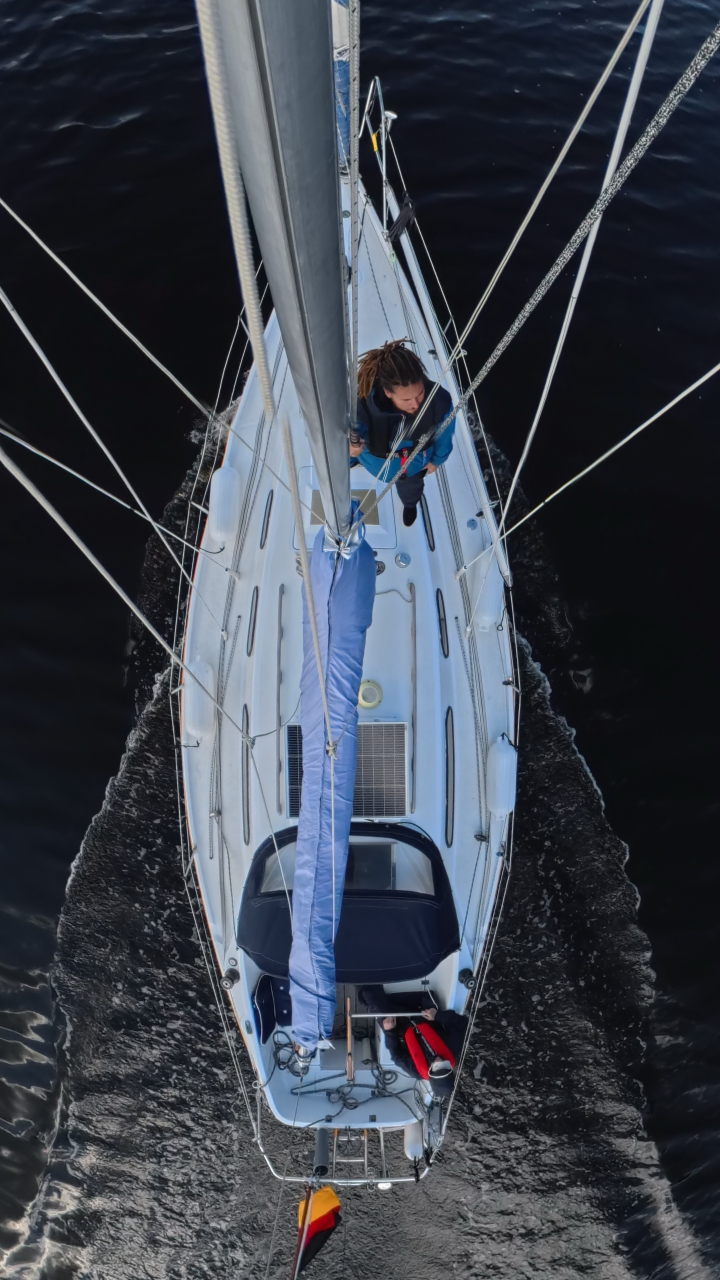
#> input picture photos/source/01-under-sail/01-hero.jpg, 2160 x 3840 px (shown at 1/3 size)
$ python build_gallery.py
#> lines starting #> are read from the running program, lines starting #| are printed output that depends on the picture
#!/usr/bin/env python3
"""Build responsive, privacy-safe gallery assets from the source photo folders."""

from __future__ import annotations

import json
import re
import shutil
from io import BytesIO
from pathlib import Path

from PIL import Image, ImageCms, ImageOps

ROOT = Path(__file__).resolve().parents[1]
SOURCE_ROOT = ROOT / "photos" / "source"
OUTPUT_ROOT = ROOT / "photos" / "generated"
MANIFEST_PATH = ROOT / "gallery-data.js"

SUPPORTED_EXTENSIONS = {".heic", ".heif", ".hif", ".jpg", ".jpeg", ".png", ".webp"}
LEADING_NUMBER = re.compile(r"^\d+[\s._-]*")
NATURAL_PARTS = re.compile(r"(\d+)")

CATEGORIES = [
    ("01-under-sail", "Under sail"),
    ("02-exterior", "Exterior"),
    ("03-deck-cockpit", "Deck and cockpit"),
    ("04-interior", "Interior"),
    ("05-engine-systems", "Engine and systems"),
    ("06-rig-sails", "Rig and sails"),
    ("07-underwater-hull", "Underwater hull"),
]


def natural_key(path: Path) -> list[object]:
    return [int(part) if part.isdigit() else part.casefold() for part in NATURAL_PARTS.split(path.name)]


def slugify(value: str) -> str:
    value = LEADING_NUMBER.sub("", value)
    value = re.sub(r"[^a-zA-Z0-9]+", "-", value).strip("-").lower()
    return value or "photo"


def caption_for(category: str, position: int) -> str:
    """Return a stable public caption that never exposes camera filenames."""
    return f"{category} {position}"


def convert_to_srgb(image: Image.Image, icc_profile: bytes | None) -> Image.Image:
    if image.mode not in {"RGB", "RGBA"}:
        image = image.convert("RGBA" if "A" in image.getbands() else "RGB")

    if image.mode == "RGBA":
        background = Image.new("RGB", image.size, "white")
        background.paste(image, mask=image.getchannel("A"))
        image = background

    if not icc_profile:
        return image.convert("RGB")

    try:
        source_profile = ImageCms.ImageCmsProfile(BytesIO(icc_profile))
        target_profile = ImageCms.createProfile("sRGB")
        return ImageCms.profileToProfile(image, source_profile, target_profile, outputMode="RGB")
    except (OSError, ValueError):
        return image.convert("RGB")


def resized_copy(image: Image.Image, max_edge: int) -> Image.Image:
    resized = image.copy()
    resized.thumbnail((max_edge, max_edge), Image.Resampling.LANCZOS)
    return resized


def save_pair(image: Image.Image, stem: str, suffix: str, max_edge: int, webp_quality: int, jpeg_quality: int) -> dict[str, str]:
    resized = resized_copy(image, max_edge)
    webp_path = OUTPUT_ROOT / f"{stem}-{suffix}.webp"
    jpeg_path = OUTPUT_ROOT / f"{stem}-{suffix}.jpg"

    resized.save(webp_path, "WEBP", quality=webp_quality, method=6)
    resized.save(jpeg_path, "JPEG", quality=jpeg_quality, optimize=True, progressive=True, subsampling="4:2:0")

    return {
        "webp": webp_path.relative_to(ROOT).as_posix(),
        "jpeg": jpeg_path.relative_to(ROOT).as_posix(),
    }


def clear_generated_files() -> None:
    OUTPUT_ROOT.mkdir(parents=True, exist_ok=True)
    for path in OUTPUT_ROOT.iterdir():
        if path.name == ".gitkeep":
            continue
        if path.is_dir():
            shutil.rmtree(path)
        else:
            path.unlink()


def build_gallery() -> list[dict[str, object]]:
    clear_generated_files()
    items: list[dict[str, object]] = []

    for category_index, (folder_name, category_label) in enumerate(CATEGORIES, start=1):
        folder = SOURCE_ROOT / folder_name
        if not folder.exists():
            continue

        source_files = sorted(
            (path for path in folder.iterdir() if path.is_file() and path.suffix.lower() in SUPPORTED_EXTENSIONS),
            key=natural_key,
        )

        for position, source_path in enumerate(source_files, start=1):
            with Image.open(source_path) as opened:
#> opened is the input picture: PIL image 2160x3840 RGB; mean R, G, B 59.4, 65.2, 75.5
                opened.seek(0)
                icc_profile = opened.info.get("icc_profile")
                transposed = ImageOps.exif_transpose(opened)
                transposed.load()
                image = convert_to_srgb(transposed, icc_profile)

            caption = caption_for(category_label, position)
            unique_stem = f"{category_index:02d}-{position:02d}-{slugify(source_path.stem)}"
            thumbnail = save_pair(image, unique_stem, "thumb", 900, 78, 82)
#> in resized_copy, `resized.thumbnail((max_edge, max_edge), Image.Resampling.LANCZOS)`:
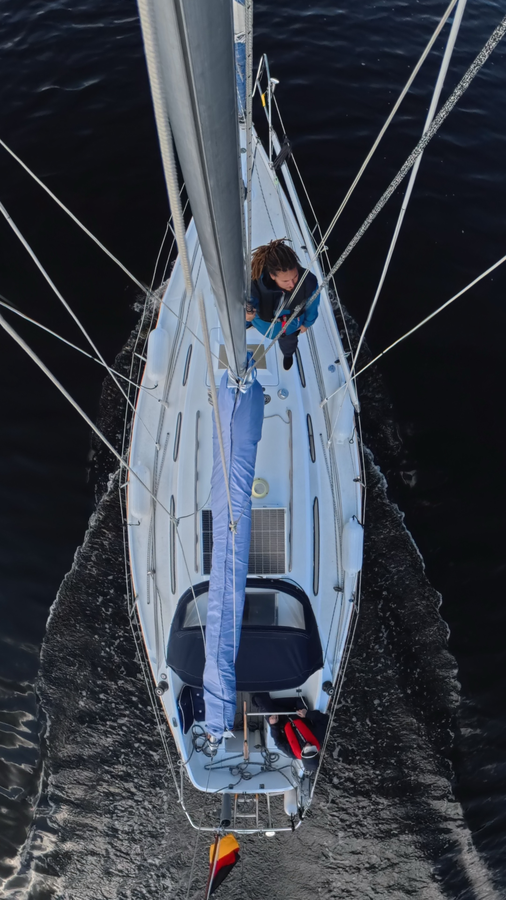
#> resized: PIL image 506x900 RGB; mean R, G, B 59.5, 65.3, 75.6
#> thumbnail = {'webp': 'photos/generated/01-01-hero-thumb.webp', 'jpeg': 'photos/generated/01-01-hero-thumb.jpg'}
            full = save_pair(image, unique_stem, "full", 2200, 84, 87)
#> full = {'webp': 'photos/generated/01-01-hero-full.webp', 'jpeg': 'photos/generated/01-01-hero-full.jpg'}

            items.append(
                {
                    "id": unique_stem,
                    "category": category_label,
                    "caption": caption,
                    "alt": f"Rassvet — {caption}",
                    "thumbnail": thumbnail,
                    "full": full,
                    "width": image.width,
                    "height": image.height,
                    "portrait": image.height > image.width,
                    "lead": category_index == 1 and position == 1,
                }
            )

    return items


def write_manifest(items: list[dict[str, object]]) -> None:
    payload = json.dumps(items, ensure_ascii=False, indent=2)
    MANIFEST_PATH.write_text(
        "// Generated by tools/build_gallery.py. Do not edit manually.\n"
        f"window.RASSVET_GALLERY = {payload};\n",
        encoding="utf-8",
    )


def main() -> None:
    if not any(
        path.is_file() and path.suffix.lower() in SUPPORTED_EXTENSIONS
        for path in SOURCE_ROOT.rglob("*")
    ):
        print("No private source photographs found; existing gallery assets were left unchanged.")
        return
    from pillow_heif import register_heif_opener

    register_heif_opener(thumbnails=False)
    items = build_gallery()
    write_manifest(items)
    print(f"Built {len(items)} gallery image(s).")


if __name__ == "__main__":
    main()
